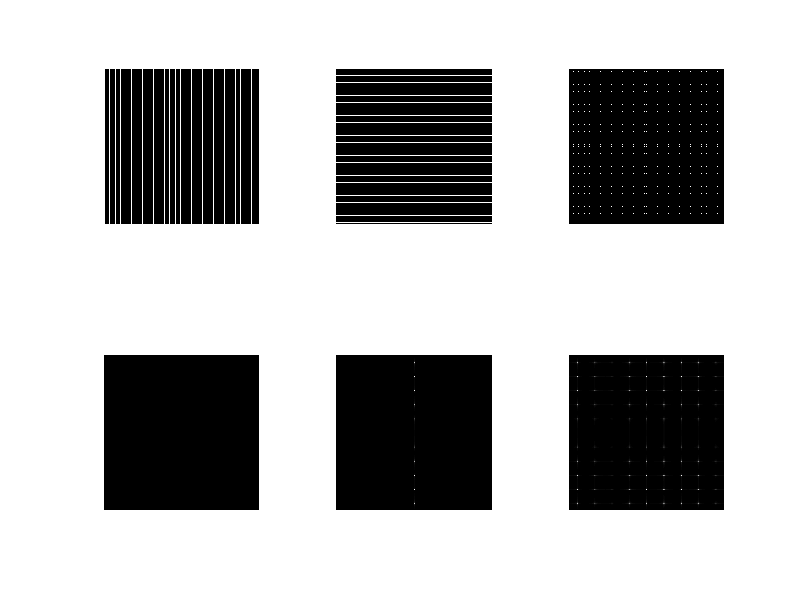

Recreate this plot in MATLAB.
clear all;  close all;  clc;

%size of image
ImgS = [256 256];
%period in x-direction
StepX = 9;
%period in y-direction
StepY = 11;

%create images
ImageX = zeros(ImgS);
ImageY = zeros(ImgS);
%lines in x-direction with period StepY
ImageY(1:StepY:end, :) = 1;
%lines in y-direction with period StepX
ImageX(:, 1:StepX:end) = 1;

%multiply x-image and y-image 
ImageXY= ImageX.*ImageY;%???????
%ImageXY = ImageXY.*(hann(256)*hann(256)');  % not working

%plot everything
figure(1);
subplot(2,3,1);
imshow(ImageX, []);

subplot(2,3,2);
imshow(ImageY, []);

subplot(2,3,3);
%imshow(ImageXY, []);
imshow(fftshift(ImageXY), []);    % aliasing


%calculate and plot DFTs; the product of x-image and y-image will have 
%a DVF equal to the convolution of the respective x- and y-image DFTs
Image_FFTX = fft2(ImageX);
subplot(2,3,4);
imshow((abs(fftshift(Image_FFTX))), []);

Image_FFTY = fft2(ImageY);
subplot(2,3,5);
imshow((abs(fftshift(Image_FFTY))), []);


ImageXY_FFT = fft2(ImageXY);
subplot(2,3,6);
imshow((abs(fftshift(ImageXY_FFT))), []);







